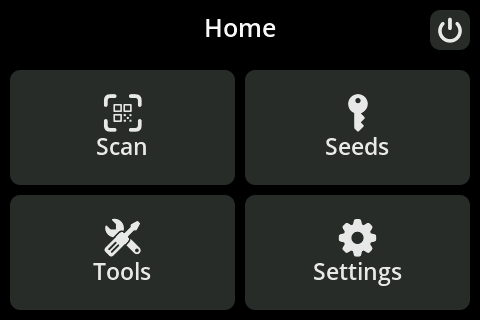
#> input picture img/main_menu_screen.png, 480 x 320 px
$ python png_to_lvgl.py ../img/main_menu_screen.png out.png
#> lines starting #> are read from the running program, lines starting #| are printed output that depends on the picture
#!/usr/bin/env python3
"""Convert a PNG image to an LVGL 8.x C array (LV_IMG_CF_RGBA8888 format).

Usage:
    python3 png_to_lvgl.py <input.png> <output.c> [--height <px>] [--name <symbol>]

Examples:
    python3 scripts/png_to_lvgl.py docs/img/seedsigner_logo.png \
        components/seedsigner/images/seedsigner_logo_img.c \
        --height 80 --name seedsigner_logo_img

The output C file defines:
    const lv_img_dsc_t <name>

with LV_IMG_CF_RGBA8888 pixel data (R, G, B, A bytes per pixel).  LVGL 8.4
converts this to the native display format at render time, so the same file
works regardless of LV_COLOR_DEPTH (16-bit or 32-bit).
"""

import argparse
import os
import sys

try:
    from PIL import Image
except ImportError:
    print("Error: Pillow is required.  Install with: pip install Pillow", file=sys.stderr)
    sys.exit(1)


def convert(src_path: str, dst_path: str, target_height: int, symbol: str) -> None:
#> called with src_path = '../img/main_menu_screen.png', dst_path = 'out.png', target_height = 80, symbol = 'out'
    img = Image.open(src_path).convert("RGBA")

    # Resize to target height, maintaining aspect ratio.
    w, h = img.size
#> w = 480; h = 320
    new_h = target_height
    new_w = max(1, round(w * new_h / h))
#> new_w = 120
    img = img.resize((new_w, new_h), Image.LANCZOS)
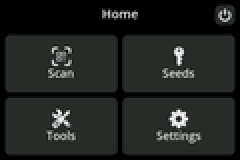
#> img: PIL image 120x80 RGBA (shown 2 times larger); mean R, G, B, A 33.4, 36, 33.4, 255

    raw_rgba = img.tobytes()  # flat RGBA bytes: R G B A R G B A ...
    assert len(raw_rgba) == new_w * new_h * 4

    # Composite onto black background (screensaver BG is always black, so
    # transparency is not needed).  Output LV_IMG_CF_TRUE_COLOR = RGB565 LE,
    # 2 bytes/pixel — natively handled by LVGL 8's SW renderer at any color depth.
    raw = bytearray()
    for i in range(0, len(raw_rgba), 4):
        r, g, b, a = raw_rgba[i], raw_rgba[i+1], raw_rgba[i+2], raw_rgba[i+3]
        # Alpha-blend onto black: out = src * alpha / 255
        r = r * a // 255
        g = g * a // 255
        b = b * a // 255
        rgb565 = ((r >> 3) << 11) | ((g >> 2) << 5) | (b >> 3)
        raw += bytes([rgb565 & 0xFF, (rgb565 >> 8) & 0xFF])  # little-endian
#> this loop made 9600 passes
#> i on passes 2 to 4: 4, 8, 12

    data_size = new_w * new_h * 2  # 2 bytes per pixel (RGB565)
#> data_size = 19200
    assert len(raw) == data_size

    os.makedirs(os.path.dirname(dst_path) or ".", exist_ok=True)

    with open(dst_path, "w") as f:
        f.write(f"/* Auto-generated by scripts/png_to_lvgl.py — do not edit manually.\n")
        f.write(f" * Source : {os.path.basename(src_path)}\n")
        f.write(f" * Size   : {new_w}x{new_h} px\n")
        f.write(f" * Format : LV_IMG_CF_TRUE_COLOR (2 bytes/pixel: RGB565 LE, composited on black)\n")
        f.write(f" */\n\n")

        # Mirrors the include guard used by lv_font_conv-generated font files:
        # auto-detect whether lvgl.h is directly on the include path.
        f.write(f"#ifdef __has_include\n")
        f.write(f"  #if __has_include(\"lvgl.h\")\n")
        f.write(f"    #ifndef LV_LVGL_H_INCLUDE_SIMPLE\n")
        f.write(f"      #define LV_LVGL_H_INCLUDE_SIMPLE\n")
        f.write(f"    #endif\n")
        f.write(f"  #endif\n")
        f.write(f"#endif\n\n")
        f.write(f"#ifdef LV_LVGL_H_INCLUDE_SIMPLE\n")
        f.write(f"  #include \"lvgl.h\"\n")
        f.write(f"#else\n")
        f.write(f"  #include \"lvgl/lvgl.h\"\n")
        f.write(f"#endif\n\n")

        f.write(f"static const uint8_t {symbol}_map[{data_size}] = {{\n")

        row_byte_count = new_w * 2
#> row_byte_count = 240
        for row in range(new_h):
            row_bytes = raw[row * row_byte_count : (row + 1) * row_byte_count]
            hex_vals = ", ".join(f"0x{b:02x}" for b in row_bytes)
            f.write(f"    {hex_vals},\n")

        f.write(f"}};\n\n")

        f.write(f"const lv_img_dsc_t {symbol} = {{\n")
        f.write(f"    .header = {{\n")
        f.write(f"        .cf          = LV_IMG_CF_TRUE_COLOR,\n")
        f.write(f"        .always_zero = 0,\n")
        f.write(f"        .reserved    = 0,\n")
        f.write(f"        .w           = {new_w},\n")
        f.write(f"        .h           = {new_h},\n")
        f.write(f"    }},\n")
        f.write(f"    .data_size = {data_size},\n")
        f.write(f"    .data      = {symbol}_map,\n")
        f.write(f"}};\n")

    print(f"Written: {dst_path}  ({new_w}x{new_h}, {data_size} bytes)")
#| Written: out.png  (120x80, 19200 bytes)


def main() -> None:
    parser = argparse.ArgumentParser(description="Convert PNG to LVGL C array")
    parser.add_argument("input",  help="Source PNG file")
    parser.add_argument("output", help="Output .c file")
    parser.add_argument("--height", type=int, default=80,
                        help="Target height in pixels (default: 80)")
    parser.add_argument("--name", default="",
                        help="C symbol name (default: output filename stem)")
    args = parser.parse_args()

    symbol = args.name or os.path.splitext(os.path.basename(args.output))[0]
    convert(args.input, args.output, args.height, symbol)


if __name__ == "__main__":
    main()
